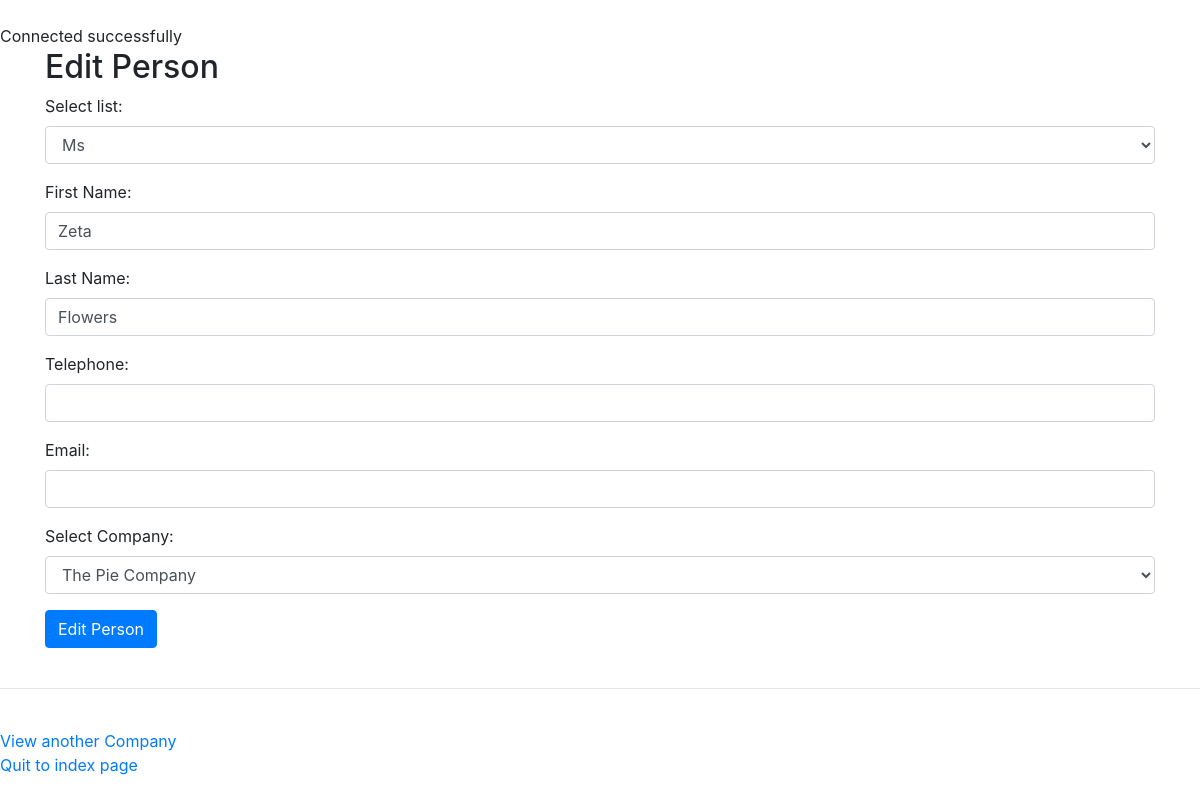
/main/editPerson.php?ID=3, run on the app's committed database.
### tables this page shows
CREATE TABLE `tperson` (
  `ID` int(11) NOT NULL,
  `Salutation` varchar(20) DEFAULT NULL,
  `FirstName` varchar(50) DEFAULT NULL,
  `LastName` varchar(50) NOT NULL,
  `CompanyID` int(11) NOT NULL,
  `Tel` varchar(50) DEFAULT NULL,
  `email` varchar(50) DEFAULT NULL
);

CREATE TABLE `tlookup` (
  `ID` int(11) NOT NULL,
  `lookupType` varchar(50) NOT NULL,
  `lookupValue` varchar(250) NOT NULL,
  `lookupOrder` int(11) NOT NULL DEFAULT '0'
);

CREATE TABLE `tcompany` (
  `ID` int(11) NOT NULL,
  `preName` varchar(50) DEFAULT NULL,
  `Name` varchar(250) NOT NULL,
  `RegType` varchar(50) DEFAULT NULL,
  `StreetA` varchar(150) DEFAULT NULL,
  `StreetB` varchar(150) DEFAULT NULL,
  `StreetC` varchar(150) DEFAULT NULL,
  `City` varchar(150) DEFAULT NULL,
  `Region` varchar(150) DEFAULT NULL,
  `Postcode` varchar(50) DEFAULT NULL,
  `Country` varchar(250) NOT NULL
);

### main/editPerson.php (the view, shortened to what this page needs)
<!DOCTYPE html>
<html>
<head>
<link rel="stylesheet" href="https://maxcdn.bootstrapcdn.com/bootstrap/4.1.3/css/bootstrap.min.css">
</head>
<body>
<?php
	$servername = "localhost";
	$username = "root";
	$password = "";
	$databaseName = "alphaCRM";
	$conn = new mysqli($servername, $username, $password, $databaseName);
	echo "<br> Connected successfully";
$ID = $_GET["ID"];
$sql = "SELECT * FROM tPerson WHERE ID=$ID ;";
$result = $conn->query($sql);
$row = $result->fetch_assoc();
$Salutation= $row["Salutation"];
$FirstName=  $row["FirstName"];
$LastName=  $row["LastName"];
$CompanyID= $row["CompanyID"];
$Tel= $row["Tel"];
$email= $row["email"];
echo'
		<div class="container">
		<h2> Edit Person </h2>
		<form action="updatePerson.php" name="formPerson" method="post">
		';
				$sql = "SELECT * FROM tLookup WHERE lookupType='Salutation'
							ORDER BY lookupOrder ; ";
				$result = $conn->query($sql);
				if ($result->num_rows > 0) {
					echo'
						<div class="form-group">
						  <label for="Salutation">Select list:</label>
						  <select class="form-control" id="Salutation" name="Salutation" >
							';
						  	while($row = $result->fetch_assoc()) {
						        echo '<option value='.$row["lookupValue"];
						        		if($row["lookupValue"] == $Salutation) {
						        			echo ' selected ';
						        		}
						        echo '>'.$row["lookupValue"].'</option>
						        ';
						    }
						   echo'
							  </select>
							</div>
					';
				} else {
					    echo "0 results";
				}
		 echo '
		  <div class="form-group">
		    <label for="FirstName">First Name:</label>
		    <input type="text" class="form-control" id="FirstName" name="FirstName" value="'.$FirstName.'" >
		  </div>
		  <div class="form-group">
		    <label for="LastName">Last Name:</label>
		    <input type="text" class="form-control" id="LastName" name="LastName" value="'.$LastName.'" required>
		  </div>
		  <div class="form-group">
		    <label for="Tel">Telephone:</label>
		    <input type="number" class="form-control" id="Tel" name="Tel"  value='.$Tel.'
		    	data-bv-integer-message="Please enter a valid phone number." >
		  </div>
		  <div class="form-group">
		    <label for="email">Email:</label>
		    <input type="email" class="form-control" id="email" name="email"  value="'.$email.'
		    	" >
		  </div>
			';
				$sql = "SELECT  `ID` , `preName` , `Name` FROM tCompany
							ORDER BY `Name` ASC ; ";
				$result = $conn->query($sql);
				if ($result->num_rows > 0) {
					echo'
						<div class="form-group">
						  <label for="CompanyID">Select Company:</label>
						  <select class="form-control" id="CompanyID" name="CompanyID" >
							';
						  	while($row = $result->fetch_assoc()) {
						        echo '<option value='.$row["ID"];
						        		if($row["ID"] == $CompanyID) {
						        			echo ' selected ';
						        		}
						        echo '>'.$row["preName"]." ".$row["Name"].'</option>
						        ';
						    }
						   echo'
							  </select>
							</div>
					';
				} else {
					    echo "0 results";
				}
		echo '
		  <div class="form-group">
		    <input type="number" class="form-control" id="ID" name="ID" value="'.$ID.'" hidden>
		  </div>
		  <button type="Add Person" class="btn btn-primary">Edit Person</button>
		</form>
		</div>
';
?>
<br><hr><br>
<a href="selectCompany.php">View another Company</a>
<br>
<a href="index.php"> Quit to index page</a>
</body>
</html>

### data on the page
tperson: Salutation "Ms", FirstName "Zeta", LastName "Flowers", CompanyID "The Pie Company"
